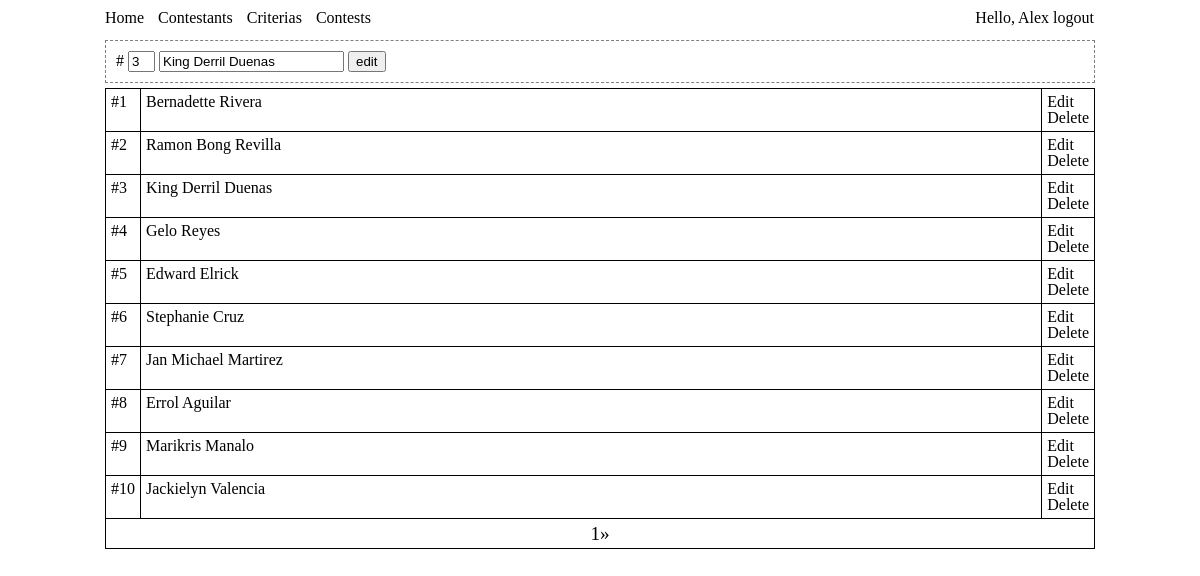
The app's page /manager/contestant.php?do=edit&id=4 (signed in) with its own data.
### tables this page shows
CREATE TABLE IF NOT EXISTS `contestants` (
  `id` int(100) NOT NULL AUTO_INCREMENT,
  `number` int(100) NOT NULL,
  `name` varchar(100) NOT NULL,
  PRIMARY KEY (`id`),
  UNIQUE KEY `name` (`name`)
);

### manager/contestant_.php (called while the page is built, shortened)
<?php
$id_value = '';
$name_value = 'Contestant Name';
$num_value = '';
$do_value = 'add';
$input_class = 'blur_input';
$pagi = new Page(null,'contestants',5);
if(isset($_POST['do']) || isset($_GET['do'])){
	if(get('do') == 'edit'){
		$s = $db->select('contestants',"where id='".get('id')."'");
		$s = $db->result_array(null,$s);
		$id_value = $s[0]['id'];
		$name_value = $s[0]['name'];
		$num_value = $s[0]['number'];
		$do_value = 'edit';
		$input_class = 'focus_input';
	}
}
$contestant = new form('contestant','post');
$form['start'] = $contestant->start();
$form['num'] = $contestant->cid(null,'short')->text('num',post('num',$num_value));
$form['name'] = $contestant->cid(null,"$input_class")->text('name', post('name',$name_value));
$form['id'] = $contestant->hidden('id', post('blah',$id_value));
$form['go'] = $contestant->submit('do',post('blah',$do_value));
$form['stop'] = $contestant->stop();
?>

### crowd/mysql.php (called while the page is built, shortened)
<?php
class MySQL {
private $conn;
public $resource;
function __construct($database,$pass='',$user='root',$server='localhost'){
	$this->conn = @mysql_connect($server,$user,$pass)or die('No Database Connection');
	return @mysql_select_db($database,$this->conn)or die('No Database');
}
function query($string){
	$this->resource = mysql_query($string,$this->conn);
	return $this->resource;
}
function select($table, $condition=null, $columns='*'){
	$query = "SELECT {$columns} FROM {$table} {$condition}";
	return $this->query($query);
}
function result_array($ident = null, $resource = null){
	$record = 0;
	$records = array();
	$r = empty($resource) ? $this->resource : $resource;
	while($result = @mysql_fetch_assoc($r)){
		empty($ident) ? $records[$record++] = $result : $records[$result[$ident]] = $result;
	}
	return $records;
}
}
?>

### manager/header.php (called while the page is built, shortened)
<?php
include '../crowd/mysql.php';
include '../crowd/form.php';
include '../crowd/page.php';
$db = new mysql('scoring_db','')or die();
$form = array();
?>

### manager/contestant.php (the view, shortened to what this page needs)
<?php
include 'header.php';
include 'contestant_.php';
?>
<!DOCTYPE html PUBLIC "-//W3C//DTD HTML 3.2//EN">
<html>
  <head>
  </head>
  <body>
  <div id='wrap'>
  <div id='menu'><?php include 'includes/menu.php'; ?></div>
	<div id='form'>
<?php
echo <<<FORM
$form[start]
# $form[num]
$form[id]
$form[name]
$form[go]
$form[stop]
FORM;
?>
	</div>
	<div id='list'>
	<table>
	<tbody>
<?php
	while($i = mysql_fetch_assoc($pagi->get['resource'])){
echo <<<FORM
<tr>
<td>#$i[number]</td>
<td class='spread'>$i[name]</td>
<td>
<a href='?do=edit&id=$i[id]'>Edit</a>
<a href='?do=delete&id=$i[id]'>Delete</a>
</td></tr>
FORM;
	}
?>
<?php
	echo "<tfoot><td colspan='3'>". $pagi->prev_btn() ."". $pagi->curr_btn() ."". $pagi->next_btn() ."</td></tfoot>";
?>
	</tbody>
	</table>
	</div>
	</div>
  </body>
</html>

### crowd/form.php (shortened to what this page needs)
<?php
class Form {
public $attrib = array();
public $classid;
function __construct($name, $method="get", $action=null, $enctype="application/x-www-form-urlencoded"){
	$this->attrib['start'] = "<form name='{$name}' method='{$method}' action='{$action}' enctype='{$enctype}' ";
}
function cid($id = null, $class = null){
	if(!empty($class)){
		$this->classid .= "class='{$class}'";
	}
	return $this;
}
function start(){
	$this->attrib['start'] .= "{$this->classid}>\r\n";
	$this->classid = null;
	return $this->attrib['start'];
}
function stop(){
	return "</form>\r\n";
}
function text($name,$value=null){
	$this->attrib['input'][$name]['name'] = $name;
	$this->attrib['input'][$name]['value'] = $value;
	$this->attrib['input'][$name]['attrib'] = "<input type='text' name='{$name}' value='{$value}' {$this->classid}/>";
	$this->classid = null;
	return $this->attrib['input'][$name]['attrib'];
}
function hidden($name,$value=null){
	$this->attrib['input'][$name]['name'] = $name;
	$this->attrib['input'][$name]['value'] = $value;
	$this->attrib['input'][$name]['attrib'] = "<input type='hidden' name='{$name}' value='{$value}' {$this->classid}/>\r\n";
	$this->classid = null;
	return $this->attrib['input'][$name]['attrib'];
}
function submit($name,$value='submit'){
	$this->attrib['input'][$name]['name'] = $name;
	$this->attrib['input'][$name]['value'] = $value;
	$this->attrib['input'][$name]['attrib'] = "<input type='submit' name='{$name}' value='{$value}' {$this->classid}/>\r\n";
	$this->classid = null;
	return $this->attrib['input'][$name]['attrib'];
}
}
function get($name, $value=null){
	if(isset($_GET[$name])){
		return $_GET[$name];
	}
	return $value;
}
function post($name, $value=null){
	return $value;
}
?>

### manager/assets/global.css (style rules this page uses)
#wrap { width: 990px; margin: auto; }
.short { width: 27px; }
.focus_input { color: black; font-style: normal; }
#menu { margin-top: 10px; }
table { margin: 5px 0px; }
table td { padding: 5px; border: solid 1px black; }
table tfoot { text-align: center; font-size: 1.2em; }
#form { padding: 10px; margin: 5px 0px; border: dashed 1px gray; }
a { color: inherit; text-decoration: none; }
.spread { width: 100%; }

### records on screen
contestants: num "3", name "King Derril Duenas", number "3"
contestants: number "1", name "Bernadette Rivera"
contestants: number "2", name "Ramon Bong Revilla"
contestants: number "4", name "Gelo Reyes"
contestants: number "5", name "Edward Elrick"
contestants: number "6", name "Stephanie Cruz"
contestants: number "7", name "Jan Michael Martirez"
contestants: number "8", name "Errol Aguilar"
contestants: number "9", name "Marikris Manalo"
contestants: number "10", name "Jackielyn Valencia"

### other values on screen
$_SESSION['user'] "Alex"
$this->get['curr']+1 "1"
$label "»"
